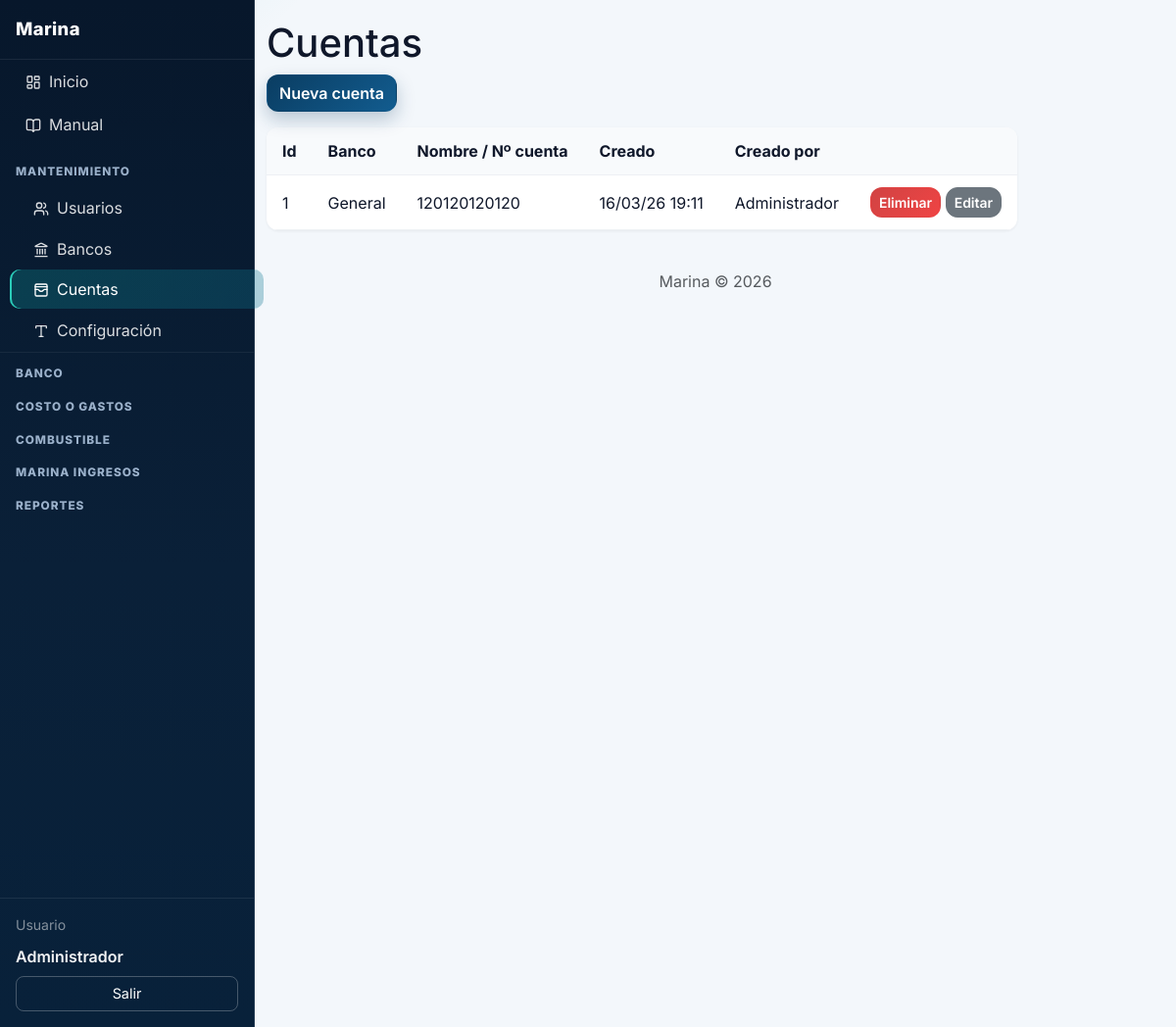
Page /index.php?p=cuentas (signed in) on the committed database.
### tables this page shows
CREATE TABLE cuentas (
  id INT UNSIGNED AUTO_INCREMENT PRIMARY KEY,
  banco_id INT UNSIGNED NOT NULL,
  nombre VARCHAR(100) NOT NULL COMMENT 'Nombre o número de cuenta',
  created_at DATETIME NOT NULL DEFAULT CURRENT_TIMESTAMP,
  updated_at DATETIME NOT NULL DEFAULT CURRENT_TIMESTAMP ON UPDATE CURRENT_TIMESTAMP,
  created_by INT UNSIGNED NULL,
  updated_by INT UNSIGNED NULL,
  FOREIGN KEY (banco_id) REFERENCES bancos(id) ON DELETE RESTRICT,
  FOREIGN KEY (created_by) REFERENCES usuarios(id),
  FOREIGN KEY (updated_by) REFERENCES usuarios(id)
);

CREATE TABLE bancos (
  id INT UNSIGNED AUTO_INCREMENT PRIMARY KEY,
  nombre VARCHAR(100) NOT NULL,
  created_at DATETIME NOT NULL DEFAULT CURRENT_TIMESTAMP,
  updated_at DATETIME NOT NULL DEFAULT CURRENT_TIMESTAMP ON UPDATE CURRENT_TIMESTAMP,
  created_by INT UNSIGNED NULL,
  updated_by INT UNSIGNED NULL,
  FOREIGN KEY (created_by) REFERENCES usuarios(id),
  FOREIGN KEY (updated_by) REFERENCES usuarios(id)
);

CREATE TABLE usuarios (
  id INT UNSIGNED AUTO_INCREMENT PRIMARY KEY,
  nombre VARCHAR(100) NOT NULL,
  email VARCHAR(100) NOT NULL UNIQUE,
  password_hash VARCHAR(255) NOT NULL,
  rol VARCHAR(50) NOT NULL DEFAULT 'admin',
  activo TINYINT(1) NOT NULL DEFAULT 1,
  created_at DATETIME NOT NULL DEFAULT CURRENT_TIMESTAMP,
  updated_at DATETIME NOT NULL DEFAULT CURRENT_TIMESTAMP ON UPDATE CURRENT_TIMESTAMP,
  created_by INT UNSIGNED NULL,
  updated_by INT UNSIGNED NULL,
  FOREIGN KEY (created_by) REFERENCES usuarios(id),
  FOREIGN KEY (updated_by) REFERENCES usuarios(id)
);

### index.php (called while the page is built, shortened)
<?php
require_once __DIR__ . '/includes/funciones.php';
$p = trim($_GET['p'] ?? 'dashboard');
$p = preg_replace('/[^a-z0-9_-]/', '', $p) ?: 'dashboard';
$pagina = __DIR__ . '/pages/' . $p . '.php';
require $pagina;

### includes/funciones.php (called while the page is built, shortened)
<?php
function e(string $s): string {
    return htmlspecialchars($s, ENT_QUOTES, 'UTF-8');
}
function fechaHoraFormato(?string $fecha, string $formato = MARINA_FMT_FECHA_HORA_PANTALLA): string {
    $t = strtotime($fecha);
    return $t ? date($formato, $t) : $fecha;
}

### pages/cuentas.php (the view, shortened to what this page needs)
<?php
$pdo = getDb();
?>
<?php require_once __DIR__ . '/../includes/layout.php'; ?>
<h1>Cuentas</h1>
<div class="toolbar d-flex gap-2"><button type="button" class="btn btn-primary" id="btnNuevoCuenta">Nueva cuenta</button></div>
<table>
    <thead><tr><th>Id</th><th>Banco</th><th>Nombre / Nº cuenta</th><th>Creado</th><th>Creado por</th><th></th></tr></thead>
    <tbody>
    <?php
    $st = $pdo->query('SELECT c.*, b.nombre AS banco_nombre, u.nombre AS creado_por FROM cuentas c JOIN bancos b ON c.banco_id = b.id LEFT JOIN usuarios u ON c.created_by = u.id ORDER BY b.nombre, c.nombre');
    while ($r = $st->fetch()): ?>
        <tr>
            <td><?= (int)$r['id'] ?></td>
            <td><?= e($r['banco_nombre']) ?></td>
            <td><?= e($r['nombre']) ?></td>
            <td><?= fechaHoraFormato($r['created_at']) ?></td>
            <td><?= e($r['creado_por'] ?? '—') ?></td>
            <td class="acciones">
                <button type="button" class="btn btn-danger btn-sm btn-eliminar-cuenta" data-id="<?= (int)$r['id'] ?>" data-nombre="<?= e($r['banco_nombre'] . ' - ' . $r['nombre']) ?>">Eliminar</button>
                <button type="button" class="btn btn-secondary btn-sm btn-editar-cuenta" data-id="<?= (int)$r['id'] ?>" data-banco-id="<?= (int)$r['banco_id'] ?>" data-nombre="<?= e($r['nombre']) ?>">Editar</button>
            </td>
        </tr>
    <?php endwhile; ?>
    </tbody>
</table>
<?php require_once __DIR__ . '/../includes/footer.php'; ?>

### assets/css/estilos.css (style rules this page uses)
body { font-family: system-ui, -apple-system, Segoe UI, Roboto, Arial, sans-serif; background: #f4f6f9; }
.toolbar { margin-bottom: 1rem; }
.acciones { white-space: nowrap; }
table { background: #fff; border-radius: .75rem; overflow: hidden; box-shadow: 0 1px 3px rgba(0, 0, 0, 0.06); }
th, td { padding: .75rem 1rem; border-bottom: 1px solid #edf0f4; }
th { background: #f8fafc; font-weight: 700; }
:root { --bg-main: #f3f7fb; --surface: #ffffff; --surface-soft: #f8fbff; --text-main: #0f172a; --text-soft: #64748b; --brand-1: #0a3d62; --brand-2: #0ea5a6; --ok: #0f9f64; --danger: #d14343; --radius-lg: 16px; --radius-md: 12px; --shadow-soft: 0 10px 30px rgba(15, 23, 42, 0.08); }
body { font-family: "Inter", system-ui, -apple-system, Segoe UI, Roboto, Arial, sans-serif; color: var(--text-main); background: radial-gradient(1200px 600px at -10% -10%, rgba(14, 165, 166, 0.16), transparent 40%), radial-gradient(900px 500px at 120% -20%, rgba(10, 61, 98, 0.2), transparent 35%), var(--bg-main); }
.btn { border-radius: 12px; font-weight: 600; transition: transform .16s ease, box-shadow .16s ease, opacity .16s ease; }
.btn-primary { background: linear-gradient(135deg, var(--brand-1), #125c8f); border-color: transparent; box-shadow: 0 8px 18px rgba(10, 61, 98, .25); }
.btn-danger { background: linear-gradient(135deg, #d14343, #ef4444); border-color: transparent; }

### rows in the picture
cuentas: id "1", banco.nombre "General", nombre "120120120120", created_at "16/03/26 19:11", created_by.nombre "Administrador"

### other values in the picture
$nombre_usuario "Administrador"
